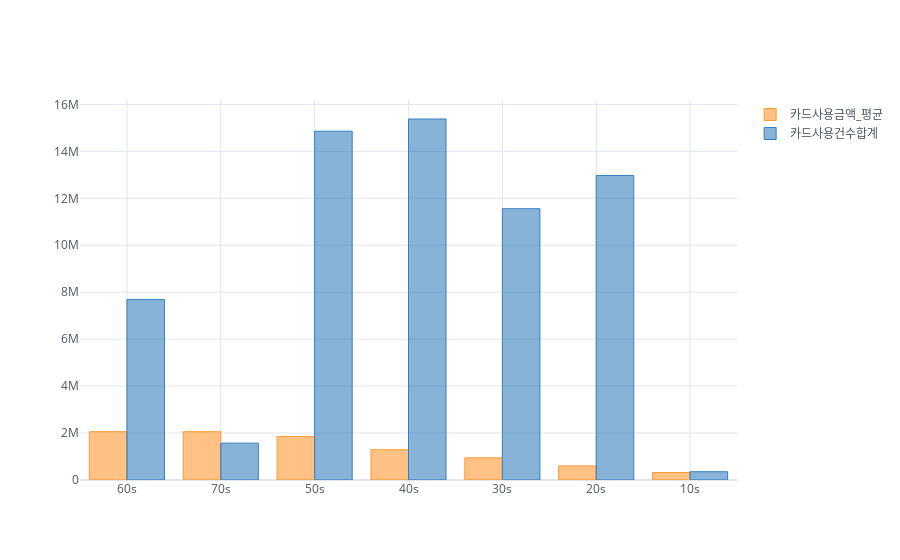

Write notebook code for a chart like this one.
### Code cell
# 70대가 왜이렇게 카드사용건수합계가 엄청 적음에도 불구하고 카드 사용금액 평균값이 2위다!!
# 대체 70대가 자주 소비하는 업종은 무엇일까?
age_cnt_money.iplot(kind='bar', theme='white')

### Figure 1 — Plotly figure (JSON) as saved in the notebook; plotly's stock layout.template omitted (floating-point values rounded to 4 significant figures)
{"data": [{"marker": {"color": "rgba(255, 153, 51, 0.6)", "line": {"color": "rgba(255, 153, 51, 1.0)", "width": 1}}, "name": "카드사용금액_평균", "orientation": "v", "text": "", "type": "bar", "x": ["60s", "70s", "50s", "40s", "30s", "20s", "10s"], "y": [2060000.0, 2058000.0, 1856000.0, 1290000.0, 946000.0, 601200.0, 318600.0]}, {"marker": {"color": "rgba(55, 128, 191, 0.6)", "line": {"color": "rgba(55, 128, 191, 1.0)", "width": 1}}, "name": "카드사용건수합계", "orientation": "v", "text": "", "type": "bar", "x": ["60s", "70s", "50s", "40s", "30s", "20s", "10s"], "y": [7685819, 1570646, 14859205, 15380124, 11558837, 12974401, 353497]}], "layout": {"legend": {"bgcolor": "#FFFFFF", "font": {"color": "#4D5663"}}, "paper_bgcolor": "#FFFFFF", "plot_bgcolor": "#FFFFFF", "title": {"font": {"color": "#4D5663"}}, "xaxis": {"gridcolor": "#E1E5ED", "showgrid": true, "tickfont": {"color": "#4D5663"}, "title": {"font": {"color": "#4D5663"}, "text": ""}, "zerolinecolor": "#E1E5ED"}, "yaxis": {"gridcolor": "#E1E5ED", "showgrid": true, "tickfont": {"color": "#4D5663"}, "title": {"font": {"color": "#4D5663"}, "text": ""}, "zerolinecolor": "#E1E5ED"}}}
